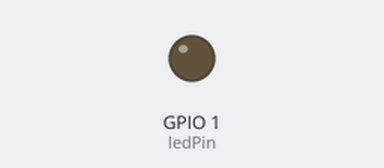
Simulated run of this sketch. Board: ESP32. On the bench: output pins drawn as LEDs (lit = HIGH).

Above: at 0.15 s.
Timing chart, 0 to 1.6 s (numbered marks = the images above):
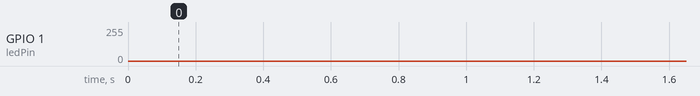

The sketch:

Fade_InternalLED.ino
```cpp
int ledPin = 1; // Built-in LED pin
void setup() {
  ledcAttach(ledPin, 5000, 8); // Attach GPIO2 to channel 0
}

void loop() {
    for (int duty = 0; duty <= 255; duty++) {
        ledcWrite(ledPin, duty); // Gradually increase brightness
        delay(3);
    }
    for (int duty = 255; duty >= 0; duty--) {
        ledcWrite(ledPin, duty); // Gradually decrease brightness
        delay(3);
    }
}
```
